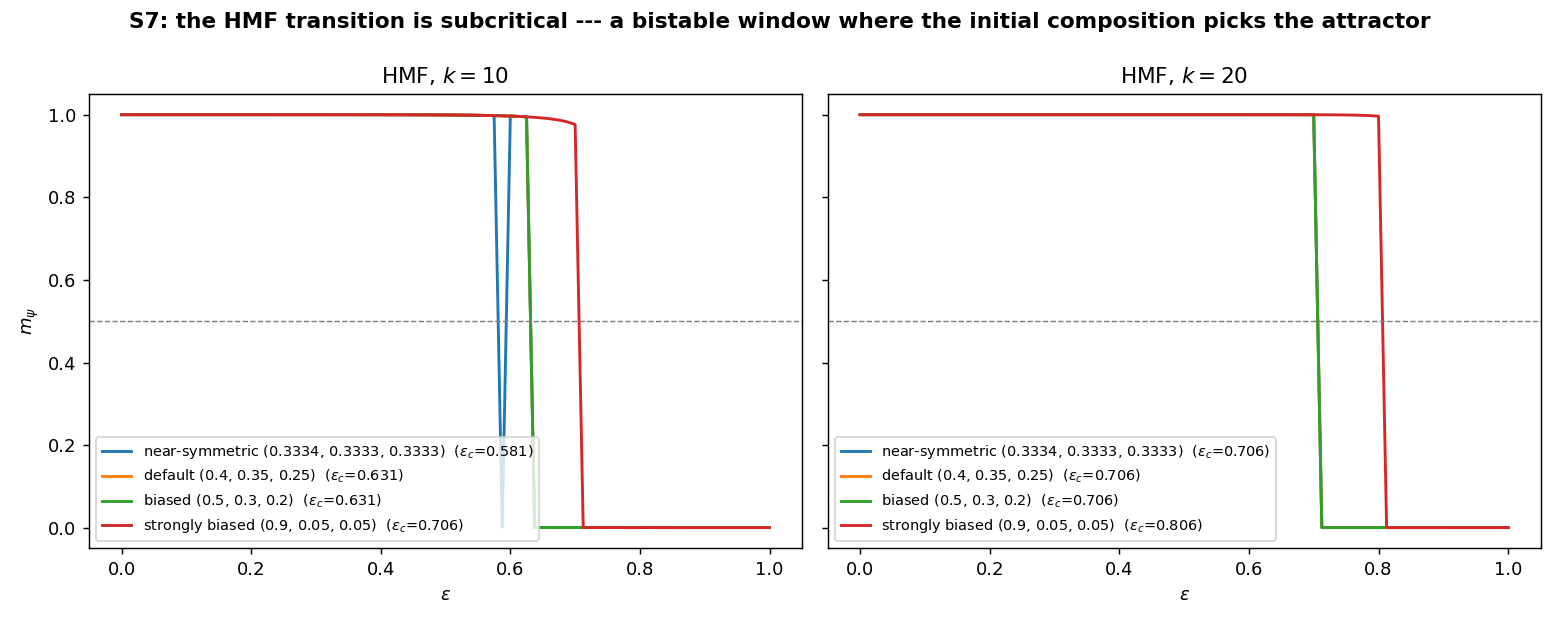

The Python source for this figure:
"""
S7 (report Sec. 3): sensitivity of the HMF map to its initial composition.

The production HMF runs start from (0.40, 0.35, 0.25). Here the same eps sweep
runs from four different starting compositions at k=10 and k=20. Hypothesis
(sensitivity/HYPOTHESES.md): biased inits are equivalent (same attractor);
the near-symmetric init is the exception near eps_c only, because
(1/3, 1/3, 1/3) is an unstable fixed point whose escape transient can outlast
the measurement window where the map slows down.
"""

import os, sys
import numpy as np
import matplotlib.pyplot as plt

sys.path.insert(0, os.path.join(os.path.dirname(__file__), ".."))
from common.meanfield import hmf_run
from common.observables import order_parameter, eps_crossing
from common.io import save_table

HERE = os.path.dirname(os.path.abspath(__file__))
INITS = [(0.3334, 0.3333, 0.3333), (0.40, 0.35, 0.25),
         (0.50, 0.30, 0.20), (0.90, 0.05, 0.05)]
LABELS = ["near-symmetric", "default", "biased", "strongly biased"]
KS = [10, 20]
EPS = np.linspace(0, 1, 81)
STEPS = 4000


def main():
    curves = {"epsilon": EPS}
    summary = {"k": [], "init_r": [], "init_p": [], "init_s": [], "eps_c": []}
    fig, axes = plt.subplots(1, 2, figsize=(12, 4.8), sharey=True)
    for ax, k in zip(axes, KS):
        for (init, lab) in zip(INITS, LABELS):
            m = np.array([order_parameter(hmf_run(e, k=k, steps=STEPS, init=init))
                          for e in EPS])
            curves[f"m_k{k}_r{int(init[0]*1e4)}"] = m
            ec = eps_crossing(EPS, m)
            summary["k"].append(k)
            for name, v in zip(("init_r", "init_p", "init_s"), init):
                summary[name].append(v)
            summary["eps_c"].append(ec)
            ax.plot(EPS, m, lw=1.6, label=f"{lab} {init}  ($\\varepsilon_c$={ec:.3f})")
        ax.axhline(0.5, color="gray", ls="--", lw=0.8)
        ax.set_title(f"HMF, $k={k}$"); ax.set_xlabel(r"$\varepsilon$")
        ax.legend(fontsize=8, loc="lower left")
    axes[0].set_ylabel(r"$m_\psi$")
    fig.suptitle("S7: the HMF transition is subcritical --- a bistable window "
                 "where the initial composition picks the attractor",
                 fontweight="bold")
    fig.tight_layout()
    fig.savefig(os.path.join(HERE, "sens_mf_init.png"), dpi=130)
    print("Saved sens_mf_init.png")
    save_table(os.path.join(HERE, "sens_mf_init.csv"), summary)
    save_table(os.path.join(HERE, "sens_mf_init_curves.csv"), curves)

    for k in KS:
        ecs = [summary["eps_c"][i] for i in range(len(summary["k"]))
               if summary["k"][i] == k]
        # ecs[1:] are the three biased inits: their eps_c range IS the bistable
        # window of the map (both attractors stable; the start decides)
        print(f"k={k}: eps_c spread across inits = {max(ecs)-min(ecs):.4f}; "
              f"bistable window from biased inits = [{min(ecs[1:]):.3f}, "
              f"{max(ecs[1:]):.3f}] (width {max(ecs[1:])-min(ecs[1:]):.4f})")


if __name__ == "__main__":
    main()
